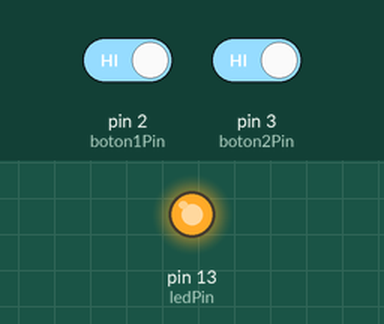
The sketch below on a simulated Arduino Uno, built with avr-gcc and run on an emulated ATmega328P. Shown: output pins drawn as LEDs (lit = HIGH). Inputs (shaded band) come from the test bench; at power-on: pin 2 (boton1Pin) HIGH, pin 3 (boton2Pin) HIGH.

Above: at 1.2 s.
1.3 s: pin 2 (boton1Pin) driven LOW and pin 3 (boton2Pin) driven LOW
At 1.9 s:
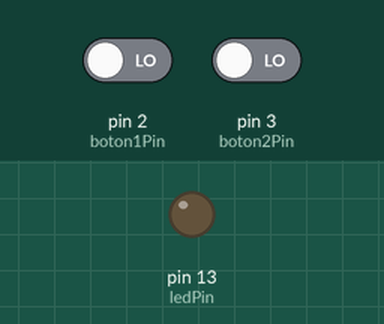
2.8 s: pin 2 (boton1Pin) driven HIGH
At 4.0 s:
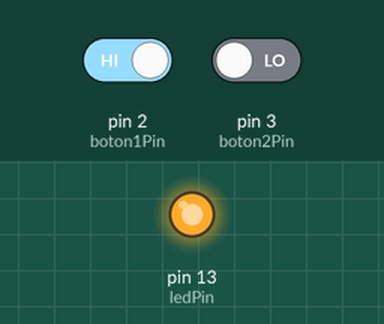
4.3 s: pin 2 (boton1Pin) driven LOW
At 5.3 s:
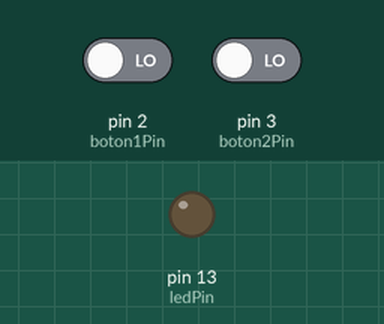
Timing chart, 0 to 7.3 s (numbered marks = the images above; inputs shaded):
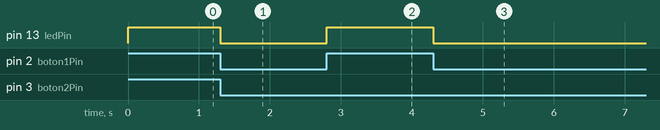

Measured:
- after the input at 1.3 s, pin 13 (ledPin): HIGH → LOW at once
- after the input at 2.8 s, pin 13 (ledPin): LOW → HIGH at once
- after the input at 4.3 s, pin 13 (ledPin): HIGH → LOW at once

The sketch:

or.ino
```cpp
// Definir pines para botones y LED
const int boton1Pin = 2;   // Pin para el botón 1
const int boton2Pin = 3;   // Pin para el botón 2
const int ledPin = 13;     // Pin para el LED

void setup() {
  // Configurar pines de entrada para los botones
  pinMode(boton1Pin, INPUT);  // Sin pull-up interno
  pinMode(boton2Pin, INPUT);  // Sin pull-up interno

  // Configurar pin de salida para el LED
  pinMode(ledPin, OUTPUT);

  // Apagar el LED al inicio
  digitalWrite(ledPin, LOW);
}

void loop() {
  // Leer el estado de los botones
  int estadoBoton1 = digitalRead(boton1Pin);
  int estadoBoton2 = digitalRead(boton2Pin);

  // Si ambos botones no están presionados (HIGH en cualquier otra opción)
  if (estadoBoton1 == LOW && estadoBoton2 == LOW) {
    digitalWrite(ledPin, LOW);  // Encender el LED
  } else {
    digitalWrite(ledPin, HIGH);   // Apagar el LED
  }
}
```
